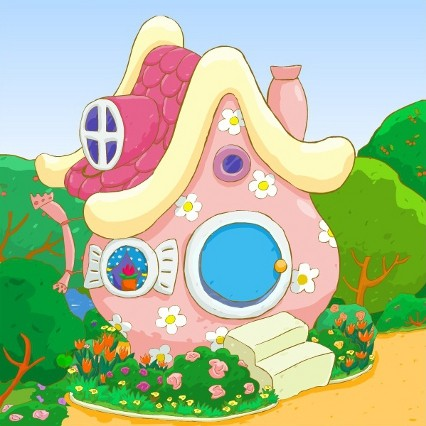
#> input picture Material/lectures/Images/temp19.jpg, 426 x 426 px, found by its file name
$ jupyter execute lect04_02.ipynb
#> lines starting #> are read from the running program, lines starting #| are printed output that depends on the picture
# <font color=red>Лекция 4.2</font> <font color=blue>Библиотека Pil/Pillow</font>

Библиотека изображений Python, или PIL (Python Imaging Library) нужна для обработки графики в Python. Фредрик Лунд является автором одного из лучших блогов, посвященных Python. Однако он перестал обновляться в далеком 2009 году, незадолго до последнего релиза PIL. К счастью, нашлись разработчики Python, что подхватили проект, создав форк PIL под названием Pillow. Pillow стал заменой оригинальной библиотеки PIL. Он также поддерживает Python 3, чего PIL так и не достиг.

Обратите внимание на то, что PIL и Pillow не могут быть установлены одновременно. В документации есть определенные предупреждения, где перечисляются различия между PIL и Pillow. Они обновляются время от времени, поэтому лучше ознакомиться с последними изменениями на [официальной странице](https://pillow.readthedocs.io/en/stable/index.html).

**Картинка для испытаний (test19.jpg), расположена в папке images):**

#### Подготовка

[cell 1]
import random
from PIL import Image, ImageDraw #Подключим необходимые библиотеки.

mode = int(input('mode:')) #Считываем номер преобразования.
#> the answer given: 1
image = Image.open("images/temp19.jpg") #Открываем изображение.
#> image is the input picture: PIL image 426x426 RGB; mean R, G, B 172.1, 190.9, 153.6
draw = ImageDraw.Draw(image) #Создаем инструмент для рисования.
width = image.size[0] #Определяем ширину.
#> width = 426
height = image.size[1] #Определяем высоту.
#> height = 426
pix = image.load() #Выгружаем значения пикселей.

#### Оттенки серого

Для получения этого преобразования необходимо «усреднить» каждый пиксел.

[cell 2]
if (mode == 0):
	for i in range(width):
		for j in range(height):
			a = pix[i, j][0]
			b = pix[i, j][1]
			c = pix[i, j][2]
			S = (a + b + c) // 3
			draw.point((i, j), (S, S, S))

Результат:

#### Сепия

Чтобы получить сепию, нужно посчитать среднее значение и взять какой — нибудь коэффициент.
middle = (R + G + B) / 3

Первое значение пиксела ( R ) = middle + 2 * k

Второе значение пиксела ( G ) = middle + k

Третье значение пиксела ( B ) = middle

[cell 3]
if (mode == 1):
	depth = int(input('depth:'))
#> the answer given: 3
	for i in range(width):
		for j in range(height):
			a = pix[i, j][0]
			b = pix[i, j][1]
			c = pix[i, j][2]
			S = (a + b + c) // 3
			a = S + depth * 2
			b = S + depth
			c = S
			if (a > 255):
				a = 255
			if (b > 255):
				b = 255
			if (c > 255):
				c = 255
			draw.point((i, j), (a, b, c))

Результат:

#### Негатив

Теперь научимся получать негатив.
Достаточно лишь каждое значение пиксела вычесть из 255.

[cell 4]
if (mode == 2):
	for i in range(width):
		for j in range(height):
			a = pix[i, j][0]
			b = pix[i, j][1]
			c = pix[i, j][2]
			draw.point((i, j), (255 - a, 255 - b, 255 - c))

Результат:

#### Добавление шумов

Будем всегда добавлять к пикселу какое-нибудь рандомное значение. Чем больше разброс этих значений, тем больше шумов.

[cell 5]
if (mode == 3):
	factor = int(input('factor:'))
	for i in range(width):
		for j in range(height):
			rand = random.randint(-factor, factor)
			a = pix[i, j][0] + rand
			b = pix[i, j][1] + rand
			c = pix[i, j][2] + rand
			if (a < 0):
				a = 0
			if (b < 0):
				b = 0
			if (c < 0):
				c = 0
			if (a > 255):
				a = 255
			if (b > 255):
				b = 255
			if (c > 255):
				c = 255
			draw.point((i, j), (a, b, c))

Результат:

factor = 70

#### Яркость
Для регулирования яркости к каждому пикселу мы будем добавлять определенное значение. Если оно > 0, то картинка становится ярче, иначе темнее.

[cell 6]
if (mode == 4):
	factor = int(input('factor:'))
	for i in range(width):
		for j in range(height):
			a = pix[i, j][0] + factor
			b = pix[i, j][1] + factor
			c = pix[i, j][2] + factor
			if (a < 0):
				a = 0
			if (b < 0):
				b = 0
			if (c < 0):
				c = 0
			if (a > 255):
				a = 255
			if (b > 255):
				b = 255
			if (c > 255):
				c = 255
			draw.point((i, j), (a, b, c))

Рузультат:

Фактор: 100

Фактор: -100

#### Чёрно-белое изображение
Теперь все пикселы надо разбить на 2 группы: черные и белые.
Для проверки принадлежности к определенной группе мы будем смотреть к чему ближе значение пиксела: к белому цвету или к чёрному.

[cell 7]
if (mode == 5):
	factor = int(input('factor:'))
	for i in range(width):
		for j in range(height):
			a = pix[i, j][0]
			b = pix[i, j][1]
			c = pix[i, j][2]
			S = a + b + c
			if (S > (((255 + factor) // 2) * 3)):
				a, b, c = 255, 255, 255
			else:
				a, b, c = 0, 0, 0
			draw.point((i, j), (a, b, c))

Результат:

factor: 100

#### Заключение
Сохраняем результат и удаляем кисть.

[cell 8]
image.save("images/ans19.jpg", "JPEG")
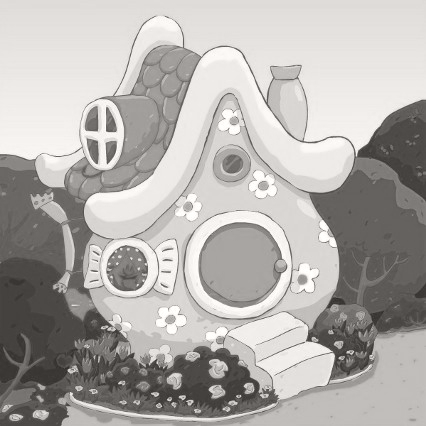
#> saved as ans19.jpg: PIL image 426x426 RGB; mean R, G, B 177.8, 174.8, 171.8
# del draw


$ run again, with Material/lectures/Images/tatras.jpg copied over Material/lectures/Images/temp19.jpg
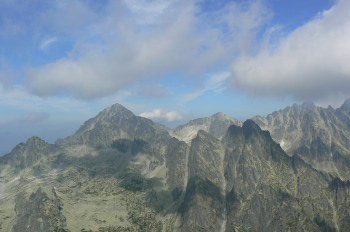
#> input picture Material/lectures/Images/tatras.jpg, 350 x 232 px, found by its file name
#> image is the input picture: PIL image 350x232 RGB; mean R, G, B 125.7, 140.9, 153
#> `image.save("images/ans19.jpg", "JPEG")`:
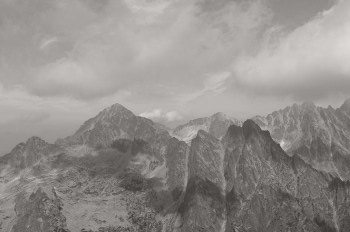
#> saved as ans19.jpg: PIL image 350x232 RGB; mean R, G, B 145.5, 142.5, 139.5
